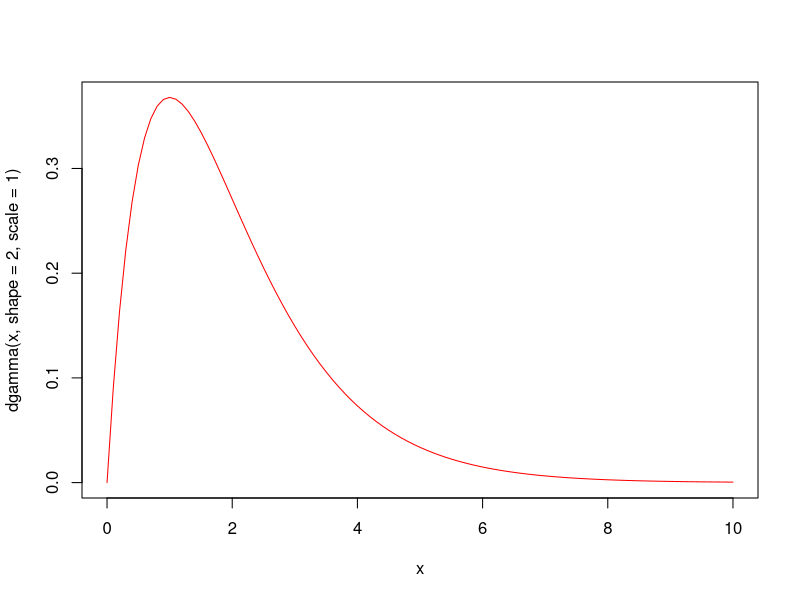

This figure's R source:
## ---- chunk 1
curve(dgamma(x, shape = 2, scale = 1), from = 0, to = 10, col = "red")
## ---- chunk 2
library(survival)
#help(package = "survival")
help("Surv")
timeOFevent <- c(3, 6, 6, 8, 9, 10, 14, 16, 17, 18)
event <- c(1, 1, 1, 0, 1, 1, 0, 1, 1, 1)
Surv(timeOFevent, event)
